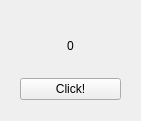
<?xml version="1.0" encoding="UTF-8"?>
<ui version="4.0">
 <class>Form</class>
 <widget class="QWidget" name="Form">
  <property name="geometry">
   <rect>
    <x>0</x>
    <y>0</y>
    <width>141</width>
    <height>121</height>
   </rect>
  </property>
  <property name="windowTitle">
   <string>Form</string>
  </property>
  <widget class="QWidget" name="verticalLayoutWidget">
   <property name="geometry">
    <rect>
     <x>20</x>
     <y>20</y>
     <width>101</width>
     <height>80</height>
    </rect>
   </property>
   <layout class="QVBoxLayout" name="verticalLayout">
    <item>
     <widget class="QLabel" name="label">
      <property name="text">
       <string>0</string>
      </property>
      <property name="alignment">
       <set>Qt::AlignCenter</set>
      </property>
     </widget>
    </item>
    <item>
     <widget class="QPushButton" name="pushButton">
      <property name="text">
       <string>Click!</string>
      </property>
     </widget>
    </item>
   </layout>
  </widget>
 </widget>
 <resources/>
 <connections/>
</ui>
